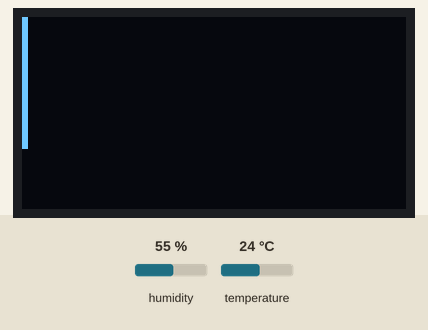
Simulated run of this sketch. Board: Arduino Uno, built with avr-gcc and run on an emulated ATmega328P. On the bench: 128×64 one-colour display. The inputs (shaded band) are chosen by the test bench; at power-on: temperature 24 °C, humidity 55 %.

Above: at 1.2 s.
1.3 s: temperature set to 12 °C
At 3.8 s:
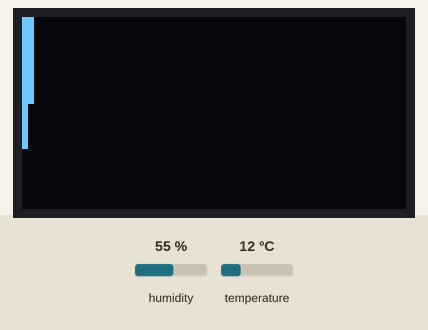
4.7 s: temperature set to 19 °C
At 7.1 s:
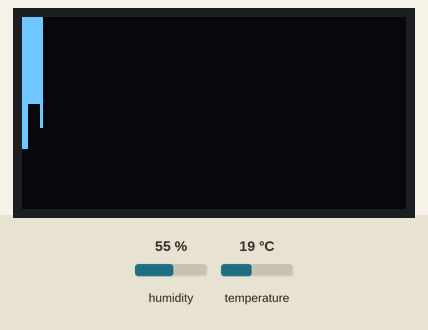
8.8 s: temperature set to 28 °C
At 12.1 s:
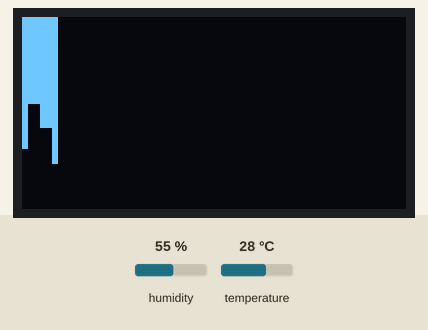
Timing chart, 0 to 13.6 s (numbered marks = the images above; inputs shaded):
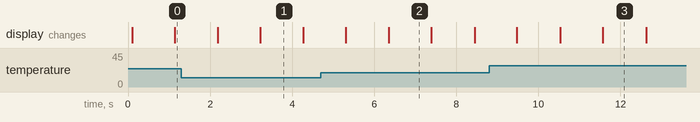

The sketch:

Diagram.ino
```cpp
#include <DHT.h>
#include <SPI.h>
#include <Wire.h>
#include <Adafruit_GFX.h>
#include <Adafruit_SSD1306.h>

// Constants for the DHT11

#define DHT_PIN 2
#define DHT_TYPE DHT11

// Constants for the OLED Display
// The pins are SDA=20 and SCL=21

#define DISPLAY_WIDTH 128
#define DISPLAY_HEIGHT 64
#define OLED_RESET -1
#define SCREEN_ADDRESS 0x3C

// Other constants

#define BUFFER_SIZE 128                                                             // Size of the buffer
#define TICK_DELAY 1000                                                             // Delay between ticks in ms
#define ENABLE_SERIAL false                                                         // Enable the serial connection
#define TEMPERATURE_MIN -10.0                                                       // Minimum temperature
#define TEMPERATURE_MAX 40.0                                                        // Maximum temperature
#define TEMPERATURE_RANGE (TEMPERATURE_MAX - TEMPERATURE_MIN)                       // Range of the possible temperatures

// Runtime variables

static DHT dht(DHT_PIN, DHT_TYPE, 1);                                               // DHT sensor
static Adafruit_SSD1306 display(DISPLAY_WIDTH, DISPLAY_HEIGHT, &Wire, OLED_RESET);  // Display
static uint8_t data_buffer[BUFFER_SIZE] = {0};                                      // Ring buffer containing the temperatures
static size_t head = 0;                                                             // Head of the ring buffer
static size_t len = 0;                                                              // Length of the ring buffer

// Pushes a value into the ring buffer
void buffer_push(uint8_t value) {
    data_buffer[(head + len) % BUFFER_SIZE] = value;
    ++len;
    if (len > BUFFER_SIZE) {
        head = (head + 1) % BUFFER_SIZE;
        len = BUFFER_SIZE;
    }
}

// Retrieves a value from the ring buffer
uint8_t buffer_get(size_t index) {
    return data_buffer[(head + index) % BUFFER_SIZE];
}

void tick() {
    float temperature = dht.readTemperature(false);                                 // Read temperature in Celcius
    Serial.println(temperature);
    temperature = max(min(temperature, TEMPERATURE_MAX), TEMPERATURE_MIN);          // Fit the value in the range
    temperature -= TEMPERATURE_MIN;                                                 // Make value relative to 0
    Serial.println(temperature);
    uint8_t value = (uint8_t)((temperature / TEMPERATURE_RANGE) * 255.0);           // Fit the value into a byte
    Serial.println(value);
    buffer_push(value);                                                             // Push the value into the buffer
    if (ENABLE_SERIAL) {
        Serial.write(value);
    }
}

void update_display() {
    display.clearDisplay();
    for (size_t i = 0; i < DISPLAY_WIDTH && i < len; i++) {
        uint8_t value = buffer_get(i);
        uint8_t peak = (uint8_t)(((uint16_t)value * DISPLAY_HEIGHT) / 255L);
        for (int j = 0; j <= peak; j++) {                                           // Draw column
            display.drawPixel(i, j, SSD1306_WHITE);
        }
    }
    display.display();
}

void setup() {
    dht.begin();                                                                    // Start the DHT sensor
    if (!display.begin(SSD1306_SWITCHCAPVCC, SCREEN_ADDRESS)) {                     // Initialize the display
        Serial.println(F("SSD1306 allocation failed"));                             // Panic on failure
        for (;;);
    }
    display.clearDisplay();                                                         // Clear the display
    display.display();
    if (ENABLE_SERIAL) {
        Serial.begin(9600);
        while (!Serial) {;}                                                         // Wait for serial to connect
        uint8_t buf;
        while ((buf = Serial.read()) != 0x16) {;}                                   // Wait for SYN
        Serial.write(0x06);                                                         // Respond with ACK
    }
}

void loop() {
    tick();
    update_display();
    delay(TICK_DELAY);
}
```

Measured:
- what the display in image 1 shows lasts 1.1 s, from 3.2 s to 4.3 s
- what the display in image 2 shows lasts 1.0 s, from 6.4 s to 7.4 s
